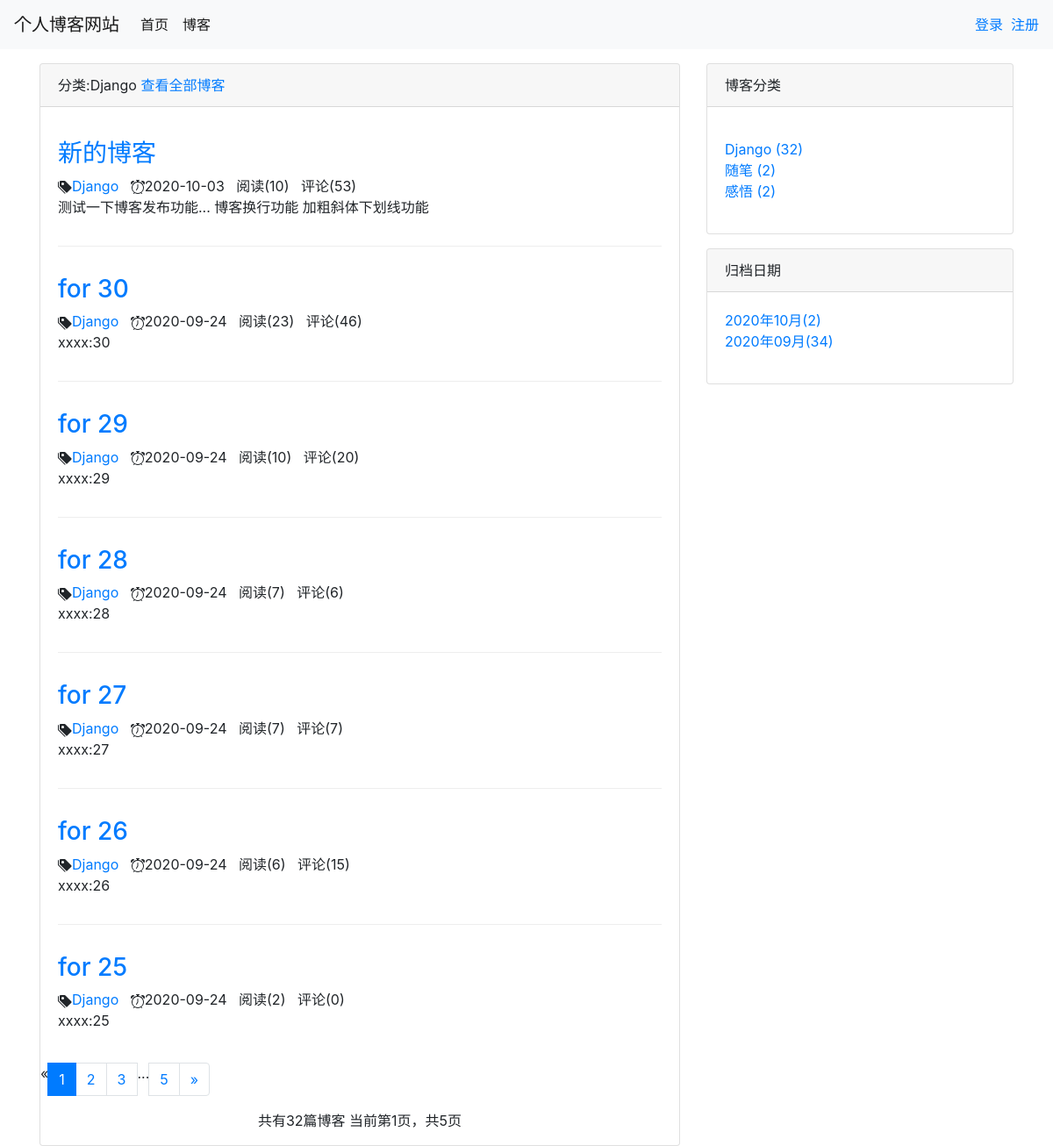
The page /blog/type/1 on the database its author committed.
### blog/models.py (models this page shows, shortened)
class BlogType(models.Model):
    type_name = models.CharField(max_length=15)
    def __str__(self):
        return self.type_name

class Blog(models.Model, ReadNumExpandMethod):
    title = models.CharField(max_length=50)
    blog_type = models.ForeignKey(BlogType, on_delete=models.CASCADE)
    content = RichTextUploadingField()
    author = models.ForeignKey(User, on_delete=models.CASCADE)
    read_details = GenericRelation(ReadDetail)
    created_time = models.DateTimeField(auto_now_add=True)
    last_updated_time = models.DateTimeField(auto_now=True)
    class Meta:
        ordering = ['-created_time']

### read_statistics/models.py (models this page shows)
class ReadNum(models.Model):
    read_num = models.IntegerField(default=0)
    content_type = models.ForeignKey(ContentType, on_delete=models.CASCADE)
    object_id = models.PositiveIntegerField()
    content_object = GenericForeignKey('content_type', 'object_id')

### blog/views.py (the view)
# urls.py: path('type/<int:blog_type_pk>', views.blogs_with_type, name="blogs_with_type"),
def blogs_with_type(request, blog_type_pk):
    blog_type = get_object_or_404(BlogType, pk=blog_type_pk)
    blogs_all_list = Blog.objects.filter(blog_type=blog_type)
    context = get_blog_list_common_data(request, blogs_all_list)
    context['blog_type'] = blog_type
    return render(request, 'blog/blogs_with_type.html', context)

### comment/templatetags/comment_tags.py (called while the page is built)
@register.simple_tag
def get_comment_count(obj):
    content_type = ContentType.objects.get_for_model(obj)
    return Comment.objects.filter(content_type=content_type, object_id=obj.pk).count()

### read_statistics/models.py (called while the page is built)
    def get_read_num(self):
        try:
            ct = ContentType.objects.get_for_model(self)
            readnum = ReadNum.objects.get(content_type=ct, object_id=self.pk)
            return readnum.read_num
        except exceptions.ObjectDoesNotExist:
            return 0

### user/context_processors.py (called while the page is built)
def login_modal_form(request):
    return {'login_modal_form': LoginForm()}

### blog/templates/blog/blogs_with_type.html (shortened to what this page needs)
{% extends 'blog/blog_list.html'%}
{% block blog_list_title %}
    分类:{{blog_type.type_name}}
    <a href="{%url 'blog_list'%}">查看全部博客</a>
{% endblock %}

### blog/templates/blog/blog_list.html (shortened to what this page needs)
{% extends 'base.html'%}
{% load static %}
{% load comment_tags %}
{% block header_extends %}
<link rel="stylesheet" href="{% static 'blog/blog.css' %}" >
{% endblock %}
{% block content %}
    <div class="container">
        <div class="row">
            <div class="col-sm-8 col-md-8">
                <div class="card">
                    <div class="card-header">
                            {% block blog_list_title %}{%endblock%}
                    </div>
                    <div class="card-body">
                        <p class="card-text">
                            <ul style="list-style-type:none;">
                                {% for blog in page_of_blogs.object_list %}
                                <div class="blog">
                                    <h3><a href="{% url 'blog_detail' blog.pk %}">{{ blog.title }}</h3></a>
                                    <p class="blog-info">
                                        <a href="{% url 'blogs_with_type' blog.blog_type.pk%}">{{blog.blog_type}}</a>&nbsp;&nbsp;
                                        {{blog.created_time|date:"Y-m-d"}}&nbsp;&nbsp;
                                        阅读({{ blog.get_read_num }})&nbsp;&nbsp;
                                        评论({% get_comment_count blog %})
                                        </p>
                                    <p> {{ blog.content|striptags|truncatechars:120 }} </p>
                    </div>
                                {% empty %}
                                    <p>暂无博客，敬请期待</p>
                                {% endfor %}
                            </ul>
                        </p>
                    </div>
                <div class = 'paginator'>
                    <ul class="pagination">
                    <li class="page-item">
                        {% if page_of_blogs.has_previous %}
                           <a class="page-link" href="?page={{page_of_blogs.previous_page_number}}" aria-label="Previous">
                            <span aria-hidden="true">&laquo;</span>
                           </a>
                        {% else %}
                            <span aria-hidden="true">&laquo;</span>
                        {% endif %}
                    </li>
                    {% for page_num in page_range %}
                        {% if page_num == page_of_blogs.number %}
                            <li class="page-item active">
                            <a class="page-link" href="?page={{ page_num }}">{{  page_num }}
                            </a></li>
                        {% else %}
                            {% if page_num == '...' %}
                            <li class="page-item">{{ page_num }}</li>
                            {% else %}
                            <li class="page-item">
                            <a class="page-link" href="?page={{ page_num }}">{{  page_num }}
                            </a></li>
                            {% endif %}
                        {% endif %}
                    {% endfor %}
                    <li class="page-item">
                    {% if page_of_blogs.has_next %}
                       <a class="page-link" href="?page={{page_of_blogs.next_page_number}}" aria-label="Next">
                        <span aria-hidden="true">&raquo;</span>
                       </a>
                    {% else %}
                        <span aria-hidden="true">&raquo;</span>
                    {% endif %}
                    </li>
                    </ul>
                    <p>
                        共有{{page_of_blogs.paginator.count}}篇博客
                        当前第{{page_of_blogs.number}}页，共{{page_of_blogs.paginator.num_pages}}页
                    </p>
                </div>
                </div>
            </div>
            <div class="hidden-xs col-sm-4 col-md-4">
                <div class="card">
                    <div class="card-header">
                        博客分类
                    </div>
                    <div class="card-body">
                        <p class="card-text">
                            <ul class = "blog-types">
                                {% for blog_type in blog_types %}
                                    <li><a href="{%url 'blogs_with_type' blog_type.pk%}">{{blog_type.type_name}}
                                        ({{blog_type.blog_count}})
                                    </a></li>
                                {% empty %}
                                    <li>暂无分类</li>
                                {% endfor %}
                            </ul>
                        </p>
                    </div>
                </div>
                <div class="card">
                    <div class="card-header">归档日期</div>
                    <div class="card-body">
                        <ul style="list-style-type:none;">
                            {% for blog_date,blog_count in blog_dates.items %}
                                <li>
                                    <a href="{%url 'blogs_with_date' blog_date.year blog_date.month%}">
                                        {{blog_date|date:"Y年m月"}}({{blog_count}})
                                    </a>
                                </li>
                            {%endfor%}
                        </ul>
                    </div>
                </div>
            </div>
        </div>
    </div>
{% endblock %}

### static/base.css (style rules this page uses)
body,* { margin:0; padding:0; }
ul { list-style-type:none; }

### blog/static/blog/blog.css (style rules this page uses)
ul.blog-types { list-style-type:none; }
div.blog:not(:last-child) { margin-bottom: 2em; padding-bottom: 1em; border-bottom: 1px solid #eee; }
div.blog h3 { margin-top:0.5em; }
div.blog p.blog-info { margin-bottom:0; }
div.paginator { text-align: center; }
div.paginator { text-align:center; }

### rows shown on the page
BlogType: type_name "Django", blog_count "32"
Blog: title "新的博客", blog_type "Django", created_time "2020-10-03", get_read_num "10", id "53", content "测试一下博客发布功能... 博客换行功能 加粗斜体下划线功能"
Blog: title "for 30", blog_type "Django", created_time "2020-09-24", get_read_num "23", id "46", content "xxxx:30"
Blog: title "for 29", blog_type "Django", created_time "2020-09-24", get_read_num "10", id "20", content "xxxx:29"
Blog: title "for 28", blog_type "Django", created_time "2020-09-24", get_read_num "7", id "6", content "xxxx:28"
Blog: title "for 27", blog_type "Django", created_time "2020-09-24", get_read_num "7", id "7", content "xxxx:27"
Blog: title "for 26", blog_type "Django", created_time "2020-09-24", get_read_num "6", id "15", content "xxxx:26"
Blog: title "for 25", blog_type "Django", created_time "2020-09-24", get_read_num "2", id "0", content "xxxx:25"
BlogType: type_name "随笔", blog_count "2"
BlogType: type_name "感悟", blog_count "2"

### other values the page prints
{{ page_num }} "1"
{{ page_num }} "2" "3" "5"
{{ page_num }} "..."
{{ page_of_blogs.paginator.count }} "32"
{{ page_of_blogs.number }} "1"
{{ page_of_blogs.paginator.num_pages }} "5"
{{ blog_date|date:"Y年m月" }} "2020年10月" "2020年09月"
{{ blog_count }} "2" "34"
